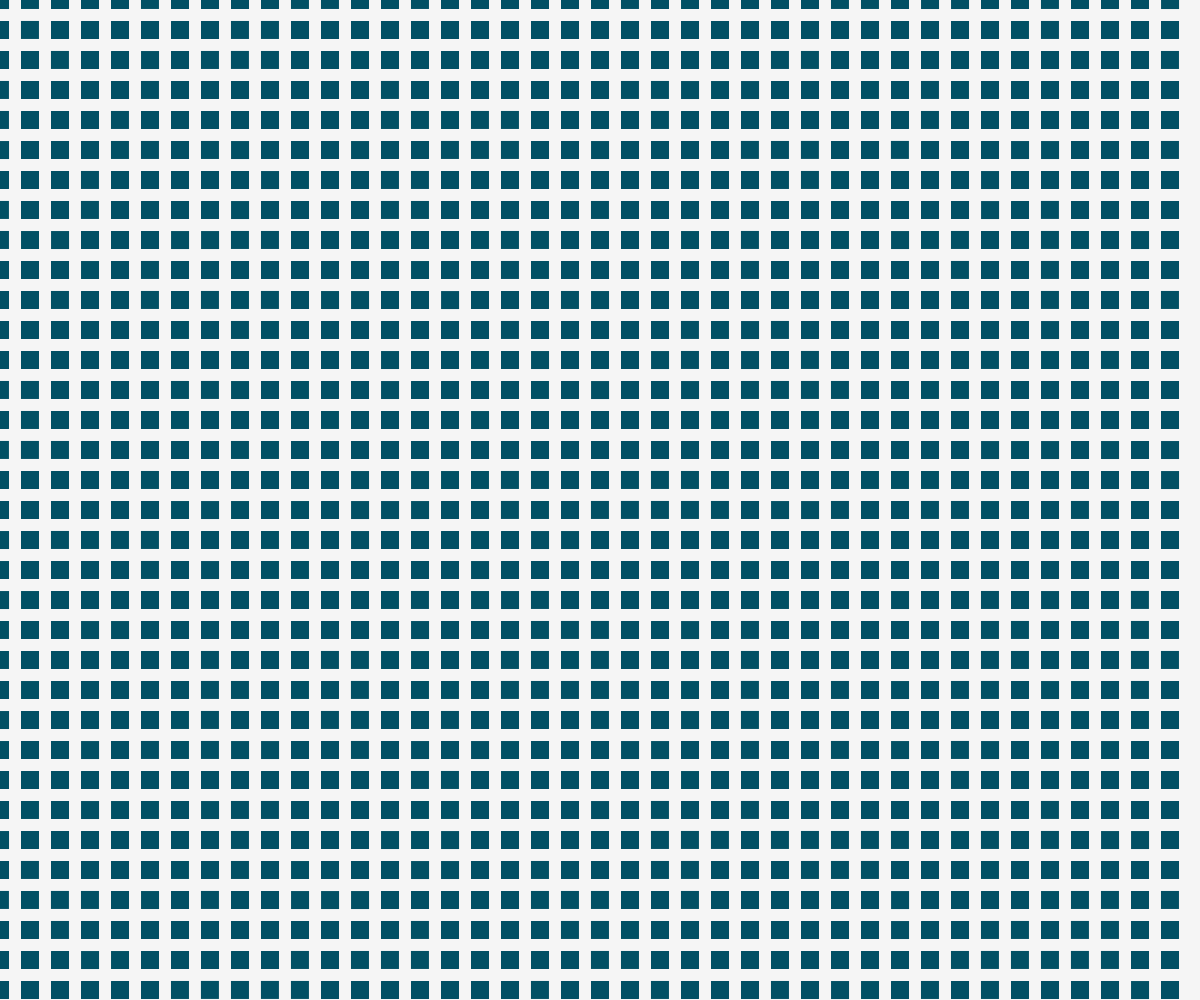
Frame 1 (no input)
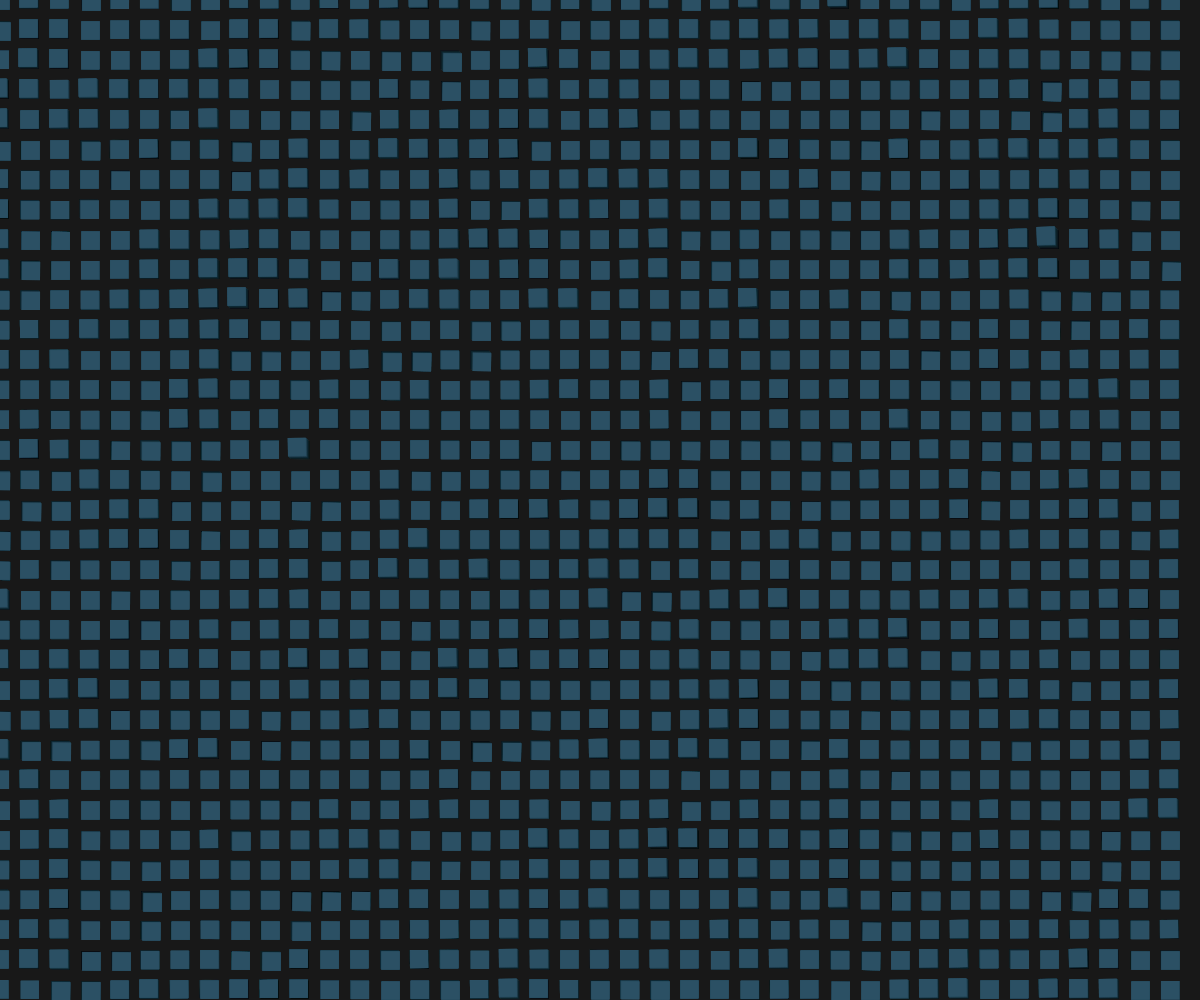
Frame 60 (no input)
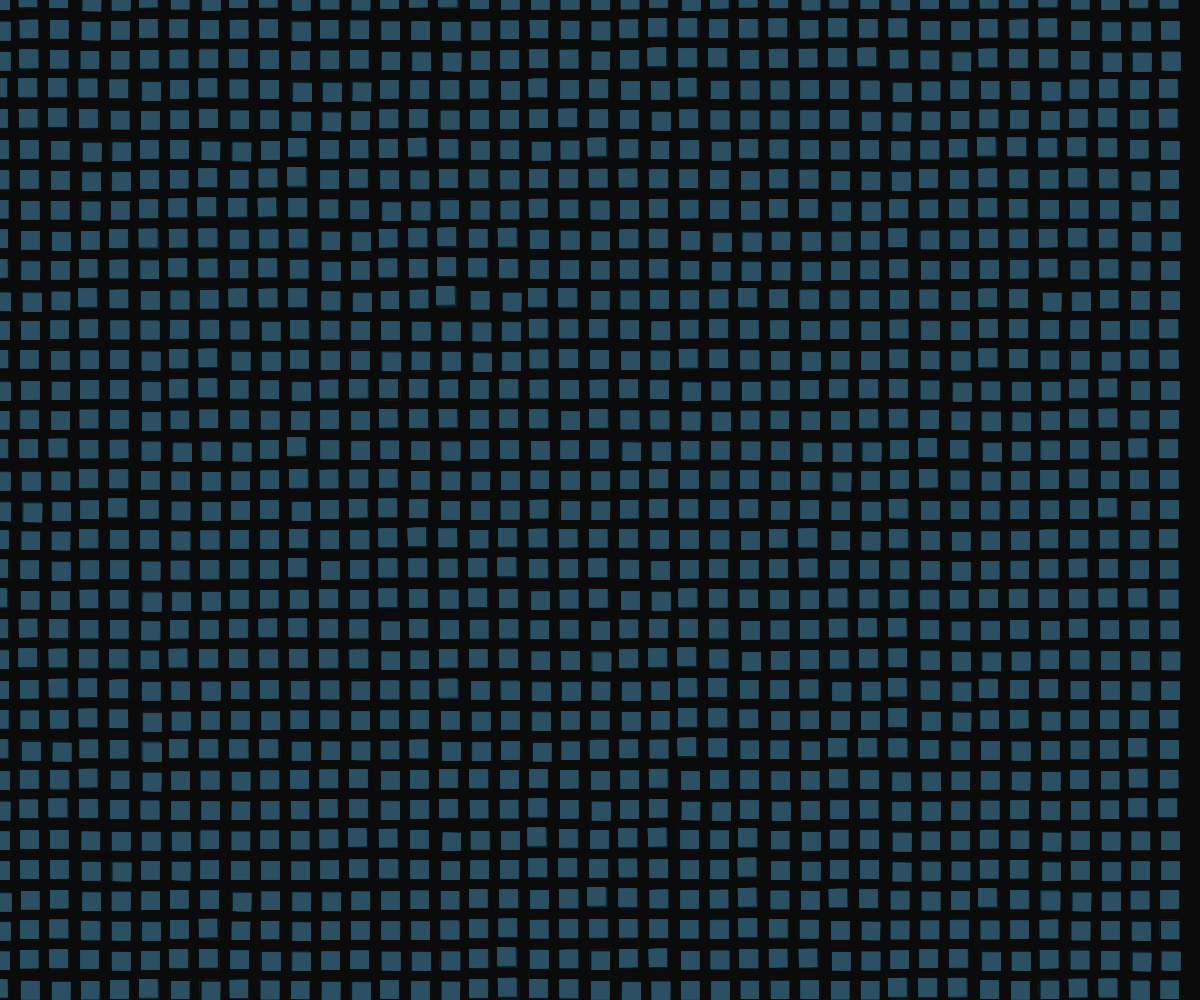
Frame 120 (the mouse pressed at the canvas centre since frame 60)

The p5.js sketch that drew these frames (run headless with seeded random() and noise() and a simulated clock; from frame 60 on, the mouse is pressed at the canvas centre):

// p5.js sketch
// ── sketch.js
/*===============================================================
  Project Name: Entropy Clock
  Author: Shiyu Wang
  Date: 2025-10-20

  ---------------------------------------------------------------
  INSTRUCTIONS (OPERATION MANUAL)

  • Watch the grid gradually destabilize as entropy increases over time.
  • Click anywhere on the canvas to reduce entropy and temporarily
    restore order to the system.
  • The system constantly fluctuates between stability and disorder,
    driven by Perlin noise and an entropy variable.

  ---------------------------------------------------------------
  BLURB (Short description of the project)

  A generative visualization exploring the rise and fall of entropy.
  Each square of the grid shifts, rotates, and drifts as disorder 
  accumulates—revealing a slow transition from structure to chaos.

  ---------------------------------------------------------------
  ACKNOWLEDGEMENTS (References / Links / Inspirations)

  Inspired by:
  • https://learn.gold.ac.uk/mod/page/view.php?id=1750582
  • https://learn.gold.ac.uk/mod/page/view.php?id=1752323
================================================================*/

let spacing = 30;
let entropy = 0;
let entropyIncrease = 0.01;
let maxEntropy = 5;

function setup() {
  createCanvas(windowWidth, windowHeight);
  rectMode(CENTER);
  noStroke();
}

function draw() {
  background(0, 10); // translucent background to create a motion-trail effect
  
  // entropy gradually increases until reaching its maximum limit
  entropy = min(entropy + entropyIncrease, maxEntropy);
  
  // draw a grid with noise-driven perturbations
  for (let x = 0; x < width; x += spacing) {
    for (let y = 0; y < height; y += spacing) {
      
      // noise adds positional disturbance based on entropy level
      let n = noise(x * 0.02, y * 0.02, frameCount * 0.01);
      let offset = map(n, 0, 1, -entropy * 10, entropy * 10);
      
      // grid color shifts toward chaos as entropy increases
      let hue = map(entropy, 0, maxEntropy, 0, 360);
      fill(hue, 80, 100);
      
      push();
      translate(x + offset, y + offset); // move based on noise offset
      rotate(offset * 0.01 * entropy);   // rotation also influenced by entropy
      rect(0, 0, spacing * 0.6, spacing * 0.6);
      pop();
    }
  }
}

function mousePressed() {
  // clicking reduces entropy and restores local order
  entropy = max(0, entropy - 1);
}
